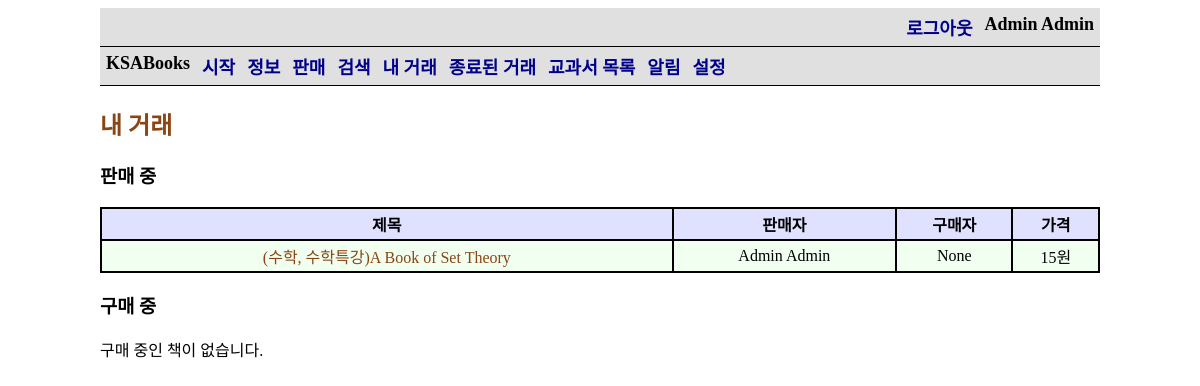
The app's page /my-offers/ (signed in), older data.
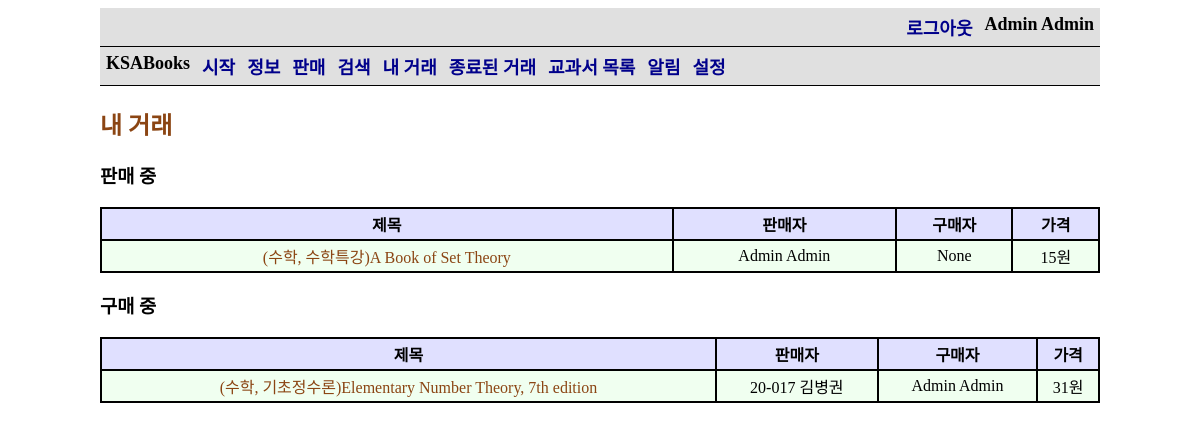
The same page, newer data.
### ksa_books_app/models.py (models this page shows)
class Offer(models.Model):
    seller = models.ForeignKey(settings.AUTH_USER_MODEL, on_delete=models.SET_NULL, null=True,
                               related_name='offer_seller')
    buyer = models.ForeignKey(settings.AUTH_USER_MODEL, on_delete=models.SET_NULL, null=True, blank=True,
                              related_name='offer_buyer')
    want_users = models.ManyToManyField(settings.AUTH_USER_MODEL, blank=True)
    seller_done = models.BooleanField(null=True, default=False)
    seller_done_time = models.DateTimeField(null=True)
    buyer_done = models.BooleanField(null=True, default=False)
    buyer_done_time = models.DateTimeField(null=True)
    book = models.ForeignKey(Book, on_delete=models.SET_NULL, null=True, verbose_name='책')
    price = models.PositiveIntegerField(verbose_name='판매 가격')
    quality = models.CharField(choices=QUALITY, max_length=1, verbose_name='보관 상태', null=True)
    explain = models.TextField(verbose_name='내용', null=True, blank=True)
    date_time = models.DateTimeField(auto_now_add=True, null=True)
    views = models.ManyToManyField(settings.AUTH_USER_MODEL, blank=True, related_name='views')
    def get_absolute_url(self):
        return reverse('check-offer', args=[str(self.id)])

class Book(models.Model):
    title = models.CharField(max_length=100, verbose_name='제목')
    author = models.CharField(max_length=100, verbose_name='저자')
    courses = models.ManyToManyField(Course, verbose_name='과목')
    subject = models.ForeignKey(Subject, verbose_name='교과', on_delete=models.SET_NULL, null=True)
    publisher = models.CharField(max_length=100, verbose_name='출판사')
    isbn = models.CharField(max_length=13, verbose_name='ISBN',
                            help_text='13 Character <a href="https://www.isbn-international.org/content/what-isbn">ISBN number</a>')
    list_price = models.PositiveIntegerField(verbose_name='정가', null=True, blank=True)
    group_price = models.PositiveIntegerField(verbose_name='공동구매 가격', null=True, blank=True)
    using = models.BooleanField(verbose_name='사용 여부')
    class Meta:
        permissions = (
            ('load_data', 'Can load data'),
        )
        ordering = ['subject']
    def __str__(self):
        return f'({self.subject}, {self.display_courses()}){self.title}'
    def display_courses(self):
        return ', '.join([str(c) for c in self.courses.all()])
    display_courses.short_description = '수업'

class Subject(models.Model):
    name = models.CharField(max_length=10, verbose_name='교과명')
    def __str__(self):
        return self.name

class Course(models.Model):
    subject = models.ForeignKey(Subject, on_delete=models.SET_NULL, verbose_name='교과', null=True)
    name = models.CharField(max_length=50, verbose_name='과목명')
    open = models.BooleanField(verbose_name='수강 가능')
    def __str__(self):
        return self.name

class StudentUser(AbstractBaseUser, PermissionsMixin):
    objects = StudentUserManager()
    student_id = models.CharField(max_length=10, verbose_name='학번', help_text='00-000', unique=True)
    name = models.CharField(max_length=100, verbose_name='이름')
    email = models.EmailField()
    is_active = models.BooleanField(default=True)
    is_admin = models.BooleanField(default=False)
    is_superuser = models.BooleanField(default=False)
    is_staff = models.BooleanField(default=False)
    date_joined = models.DateTimeField(auto_now_add=True)
    notifications = models.ManyToManyField(Notification, blank=True)
    unread_notification = models.PositiveIntegerField(default=0)
    notify_books = models.ManyToManyField(Book, verbose_name='원하는 책', blank=True)
    notify_comment = models.BooleanField(default=True, verbose_name='자신에게 댓글을 썼을 때')
    notify_new_offer = models.BooleanField(default=True, verbose_name='원하는 책이 올라왔을 때')
    notify_sold_to_user = models.BooleanField(default=True, verbose_name='자신에게 책을 판매했을 때')
    notify_sold_to_other = models.BooleanField(default=True, verbose_name='구매 신청한 책이 다른 사람에게 판매되었을 때')
    notify_new_want = models.BooleanField(default=True, verbose_name='자신의 책을 누군가 구매 신청했을 때')
    USERNAME_FIELD = 'student_id'
    REQUIRED_FIELDS = ['name']
    def __str__(self):
        return ' '.join([self.student_id, self.name])
    def is_international(self):
        return self.student_id[3] == '2'

### ksa_books_app/views.py (the view)
# urls.py: path('my-offers/', views.my_offers, name='my-offers'),
@login_required
def my_offers(request):
    sell_offers = Offer.objects.filter(seller=request.user).filter(seller_done=False)
    buy_offers = Offer.objects.filter(want_users=request.user).filter(buyer_done=False)
    context = {
        'sell_offers': sell_offers,
        'buy_offers': buy_offers,
    }
    return render(request, 'my_offers.html', context=context)

### ksa_books_app/templates/my_offers.html
{% extends 'base_generic.html' %}
{% block content %}
    <h2>내 거래</h2>
    <h3>판매 중</h3>
    {% if sell_offers %}
        <table>
            <tr>
                <th>제목</th>
                <th>판매자</th>
                <th>구매자</th>
                <th>가격</th>
            </tr>
            {% for sell_offer in sell_offers %}
                <tr>
                    <td><a href="{{ sell_offer.get_absolute_url }}">{{ sell_offer.book }}</a></td>
                    <td>{{ sell_offer.seller }}</td>
                    <td>{{ sell_offer.buyer }}</td>
                    <td>{{ sell_offer.price }}원</td>
                </tr>
            {% endfor %}
        </table>
    {% else %}
        <p>판매 중인 책이 없습니다.</p>
    {% endif %}
    <h3>구매 중</h3>
    {% if buy_offers %}
        <table>
            <tr>
                <th>제목</th>
                <th>판매자</th>
                <th>구매자</th>
                <th>가격</th>
            </tr>
            {% for buy_offer in buy_offers %}
                <tr>
                    <td><a href="{{ buy_offer.get_absolute_url }}">{{ buy_offer.book }}</a></td>
                    <td>{{ buy_offer.seller }}</td>
                    <td>{{ buy_offer.buyer }}</td>
                    <td>{{ buy_offer.price }}원</td>
                </tr>
            {% endfor %}
        </table>
    {% else %}
        <p>구매 중인 책이 없습니다.</p>
    {% endif %}
{% endblock %}

Row changes from the older to the newer data that the page shows:
now on this page (row edited): Offer: book "(수학, 기초정수론)Elementary Number Theory, 7th edition", seller "20-017 김병권", buyer "Admin Admin", price "31", shown under "구매 중"
Text that changed along with them:
text no longer shown: "구매 중인 책이 없습니다."
text now shown: "제목 판매자 구매자 가격"
